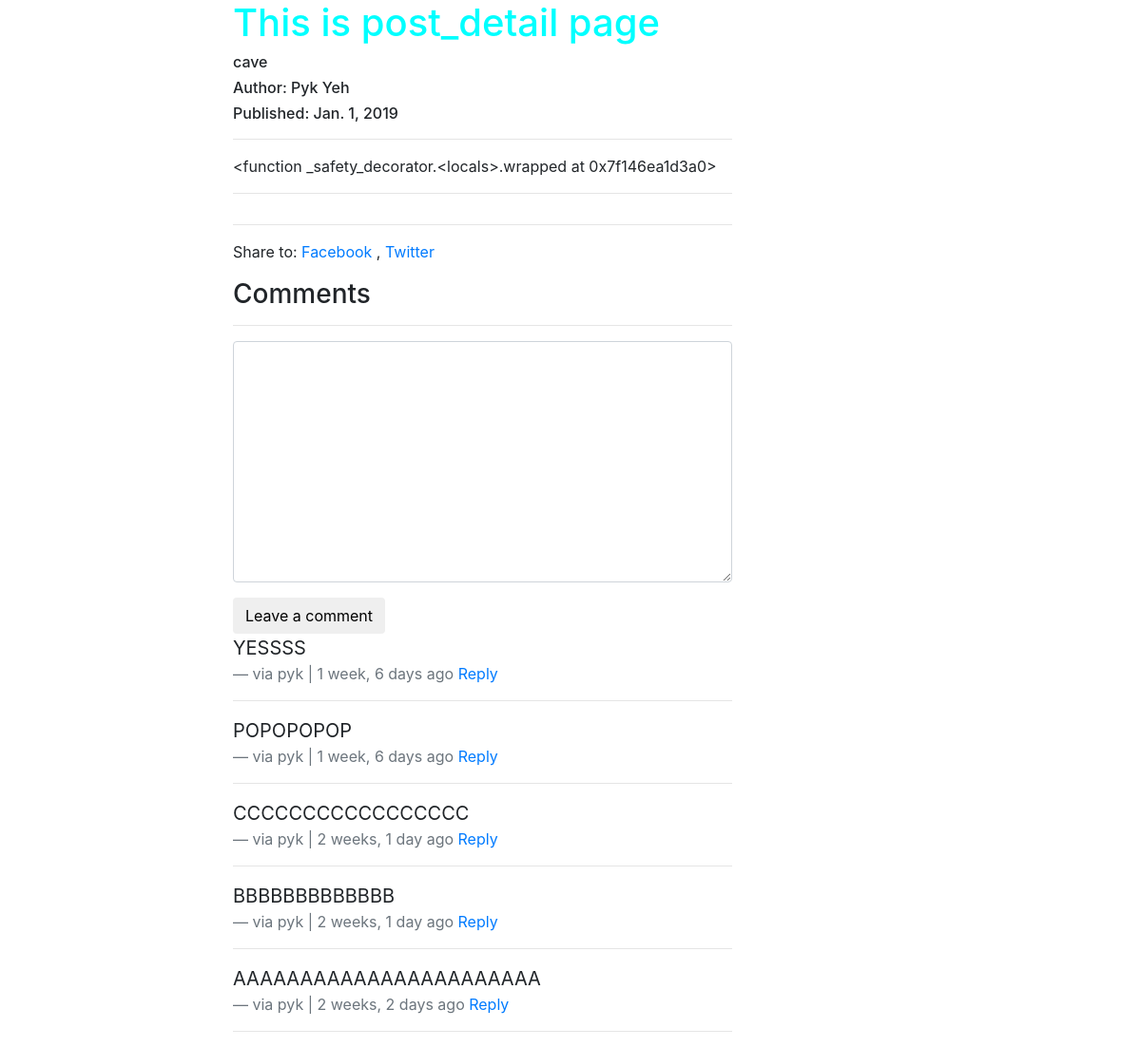
The app's page /posts/cave/, older data.
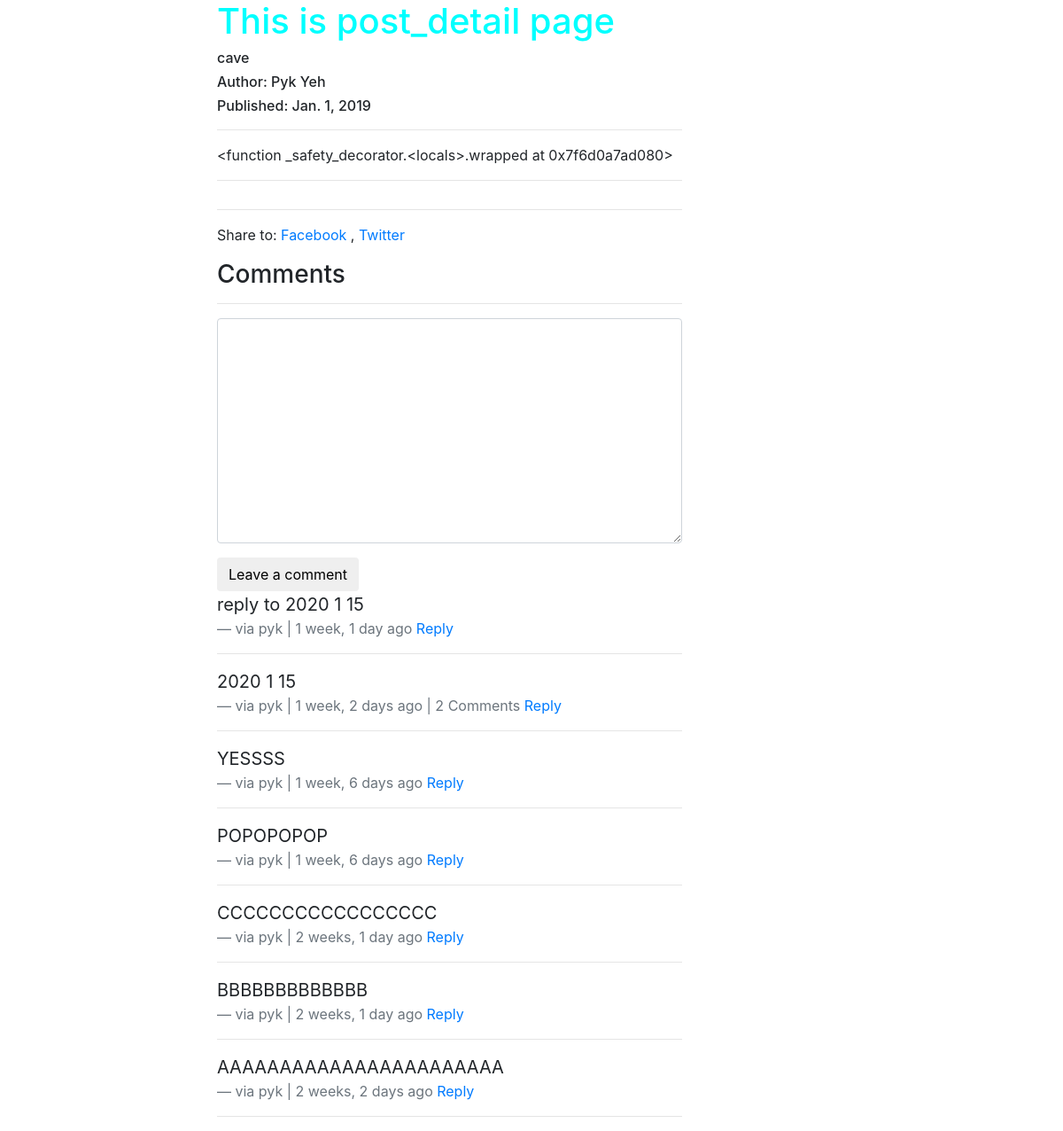
The same page, newer data.
### posts/models.py (models this page shows, shortened)
class Post(models.Model):
    title = models.CharField(max_length=120)
    user = models.ForeignKey(settings.AUTH_USER_MODEL, default=1, on_delete=SET_NULL, null=True)
    slug = models.SlugField(unique=True)
    image = models.ImageField(upload_to=upload_location,
        null=True,
        blank=True,
        height_field='height_field',
        width_field='width_field')
    height_field = models.IntegerField(default=0)
    width_field = models.IntegerField(default=0)
    content = models.TextField()
    draft = models.BooleanField(default=False)
    publish = models.DateField(auto_now=False, auto_now_add=False)
    updated = models.DateTimeField(auto_now=True, auto_now_add=False)
    timestamp = models.DateTimeField(auto_now=False, auto_now_add=True)
    objects = PostManager() # 'objects' is 'Post.objects'
    def get_markdown(self):
        return mark_safe(markdown(self.content))
    class Meta:
        ordering = ["-timestamp", "-updated"]
    @property
    def comments(self):
        instance = self
        qs = Comment.objects.filter_by_instance(instance)
        return qs
    @property
    def get_content_type(self):
        instance = self
        content_type = ContentType.objects.get_for_model(instance.__class__)
        return content_type

### comments/models.py (models this page shows, shortened)
class Comment(models.Model):
    user = models.ForeignKey(settings.AUTH_USER_MODEL, default=1, on_delete=SET_NULL, null=True)
    content_type = models.ForeignKey(ContentType, on_delete=models.CASCADE)
    object_id = models.PositiveIntegerField()
    content_object = GenericForeignKey('content_type', 'object_id')
    parent = models.ForeignKey('self', on_delete=models.CASCADE, blank=True, null=True)
    content = models.TextField()
    timestamp = models.DateTimeField(auto_now_add=True)
    objects = CommentManager()
    class Meta:
        ordering = ['-timestamp']
    def children(self): #replies
        return Comment.objects.filter(parent=self)

### posts/views.py (the view, shortened to what this page needs)
# urls.py: path('<slug>/', views.post_detail, name='detail'),
def post_detail(request, slug=None):
    instance = get_object_or_404(Post, slug=slug)
    if instance.draft or instance.publish > timezone.now().date():
        if not request.user.is_staff and not request.user.is_superuser:
            raise Http404
    share_string = quote_plus(instance.content)
    print(get_read_time(instance.get_markdown()))
    comments = instance.comments
    initial_data = {
        'content_type': instance.get_content_type,
        'object_id' : instance.id
    }
    form = CommentForm(request.POST or None, initial=initial_data)
    context = {
        'instance': instance,
        'share_string': share_string,
        'comments': comments,
        'comment_form': form
    }
    return render(request, 'posts/post_detail.html', context=context)

### comments/forms.py
class CommentForm(forms.Form):
    content_type = forms.CharField(widget=forms.HiddenInput)
    object_id = forms.IntegerField(widget=forms.HiddenInput)
    content = forms.CharField(label='', widget=forms.Textarea)

### comments/models.py (called while the page is built)
    def filter_by_instance(self, instance):
        content_type = ContentType.objects.get_for_model(instance.__class__)
        object_id = instance.id
        qs = super(CommentManager, self).filter(content_type=content_type, object_id=object_id).filter(parent=None)
        return qs

### posts/templatetags/urltify.py (called while the page is built)
@register.filter
def urltify(value):
    return quote_plus(value)

### posts/utils.py (called while the page is built)
def count_words(html_string):
    word_string = strip_tags(html_string)
    matching_words = re.findall(r'\w+', word_string)
    count = len(matching_words)
    print("count: {}".format(count))
    return count

def get_read_time(html_string):
    count = count_words(html_string)
    read_time_min = count / 200.0 # assuming read 200 words per min
    read_time_sec = read_time_min * 60
    print("SEC: {}".format(read_time_sec))
    read_time = str(datetime.timedelta(seconds=read_time_sec))
    print("DATETIME: {}".format(read_time))
    return read_time

### posts/templates/posts/post_detail.html (shortened to what this page needs)
{% extends "posts/base.html" %}
{% load urltify %}
{% load crispy_forms_tags %}
{% block content %}
    <h1>This is post_detail page</h1>
    <h6>{{ instance.title }}</h6>
    {% if instance.user.get_full_name %}
        <h6>Author: {{ instance.user.get_full_name }}</h6>
    {% endif %}
    <h6>
        Published: {{ instance.publish }}
    </h6>
    <hr>
    <div class="post-detail-item">{{ instance.get_markdown }}</div>
    <hr>
    <hr>
    <div class="share-to-social-media">
        <p>Share to:
        <a href="https://www.facebook.com/sharer/sharer.php?u={{ request.build_absolute_uri }}">
            Facebook
        </a>,
        <a href="https://twitter.com/intent/tweet?text={{share_string}}%20{{ request.build_absolute_uri }}">
            Twitter
        </a>
        </p>
    </div>
    <div class="">
        <h3>Comments</h3><hr>
        <form action="." method="POST">{% csrf_token %}
            {{ comment_form | crispy }}
            <input type="submit" class="btn btn-default" value="Leave a comment">
        </form>
        {% for comment in comments %}
            <blockquote class="blockquote">
                <p class="mb-0">{{ comment.content }}</p>
                <footer class="blockquote-footer">via {{ comment.user }} | {{ comment.timestamp | timesince }} ago
                    {% if comment.children.count > 0 %}
                     | {{ comment.children.count }} Comment{% if comment.children.count > 1 %}s{% endif %}
                    {% endif %}
                    <a href="#" class="comment-reply-btn">Reply</a>
                </footer>
            </blockquote>
            <hr>
        {% endfor %}
    </div>
{% endblock content %}

### posts/templates/posts/base.html (shortened to what this page needs)
{% load static %}
<!DOCTYPE html>
<html lang="en">
<head>
    <link rel="stylesheet" href="https://stackpath.bootstrapcdn.com/bootstrap/4.1.3/css/bootstrap.min.css">
    <link rel="stylesheet" href="https://stackpath.bootstrapcdn.com/font-awesome/4.7.0/css/font-awesome.min.css">
    <link rel="stylesheet" href="{% static 'posts/css/base.css' %}">
</head>
<body>
    <div class="container">
        <div class="col-sm-6 offset-sm-2">
        {% block content %}{% endblock content %}
        </div>
    </div>
</body>
</html>

### posts/static/posts/css/base.css (style rules this page uses)
h1 { color: aqua; }

Row changes from the older to the newer data that the page shows:
computed for Post "cave": get_markdown "<function _safety_decorator.<locals>.wrapped at 0x7f146ea1d3a0>" → "<function _safety_decorator.<locals>.wrapped at 0x7f6d0a7ad080>"
added Comment: content "reply to 2020 1 15", user "pyk", timestamp "1 week, 1 day"
added Comment: content "2020 1 15", user "pyk", timestamp "1 week, 2 days", children.count "2"
